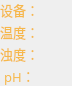
<?xml version="1.0" encoding="UTF-8"?>
<ui version="4.0">
 <class>FIXWATER</class>
 <widget class="QWidget" name="FIXWATER">
  <property name="geometry">
   <rect>
    <x>0</x>
    <y>0</y>
    <width>72</width>
    <height>74</height>
   </rect>
  </property>
  <property name="windowTitle">
   <string>Form</string>
  </property>
  <property name="styleSheet">
   <string notr="true">border:0px;color: rgb(246, 184, 75);</string>
  </property>
  <layout class="QGridLayout" name="gridLayout">
   <property name="leftMargin">
    <number>0</number>
   </property>
   <property name="topMargin">
    <number>0</number>
   </property>
   <property name="rightMargin">
    <number>0</number>
   </property>
   <property name="bottomMargin">
    <number>0</number>
   </property>
   <property name="horizontalSpacing">
    <number>0</number>
   </property>
   <property name="verticalSpacing">
    <number>2</number>
   </property>
   <item row="0" column="0">
    <widget class="QLabel" name="id_key">
     <property name="font">
      <font>
       <family>黑体</family>
       <pointsize>10</pointsize>
      </font>
     </property>
     <property name="text">
      <string>设备：</string>
     </property>
     <property name="alignment">
      <set>Qt::AlignLeading|Qt::AlignLeft|Qt::AlignVCenter</set>
     </property>
    </widget>
   </item>
   <item row="0" column="1">
    <widget class="QLabel" name="id_value">
     <property name="font">
      <font>
       <family>黑体</family>
       <pointsize>10</pointsize>
      </font>
     </property>
     <property name="text">
      <string/>
     </property>
     <property name="alignment">
      <set>Qt::AlignCenter</set>
     </property>
    </widget>
   </item>
   <item row="1" column="0">
    <widget class="QLabel" name="t_key">
     <property name="font">
      <font>
       <family>黑体</family>
       <pointsize>10</pointsize>
      </font>
     </property>
     <property name="text">
      <string>温度：</string>
     </property>
    </widget>
   </item>
   <item row="1" column="1">
    <widget class="QLabel" name="t_value">
     <property name="font">
      <font>
       <family>黑体</family>
       <pointsize>10</pointsize>
      </font>
     </property>
     <property name="text">
      <string/>
     </property>
     <property name="alignment">
      <set>Qt::AlignCenter</set>
     </property>
    </widget>
   </item>
   <item row="2" column="0">
    <widget class="QLabel" name="z_key">
     <property name="font">
      <font>
       <family>黑体</family>
       <pointsize>10</pointsize>
      </font>
     </property>
     <property name="text">
      <string>浊度：</string>
     </property>
    </widget>
   </item>
   <item row="2" column="1">
    <widget class="QLabel" name="z_value">
     <property name="font">
      <font>
       <family>黑体</family>
       <pointsize>10</pointsize>
      </font>
     </property>
     <property name="text">
      <string/>
     </property>
     <property name="alignment">
      <set>Qt::AlignCenter</set>
     </property>
    </widget>
   </item>
   <item row="3" column="0">
    <widget class="QLabel" name="ph_key">
     <property name="font">
      <font>
       <family>黑体</family>
       <pointsize>10</pointsize>
      </font>
     </property>
     <property name="text">
      <string>pH：</string>
     </property>
     <property name="alignment">
      <set>Qt::AlignCenter</set>
     </property>
    </widget>
   </item>
   <item row="3" column="1">
    <widget class="QLabel" name="ph_value">
     <property name="font">
      <font>
       <family>黑体</family>
       <pointsize>10</pointsize>
      </font>
     </property>
     <property name="text">
      <string/>
     </property>
     <property name="alignment">
      <set>Qt::AlignCenter</set>
     </property>
    </widget>
   </item>
  </layout>
 </widget>
 <resources/>
 <connections/>
</ui>
